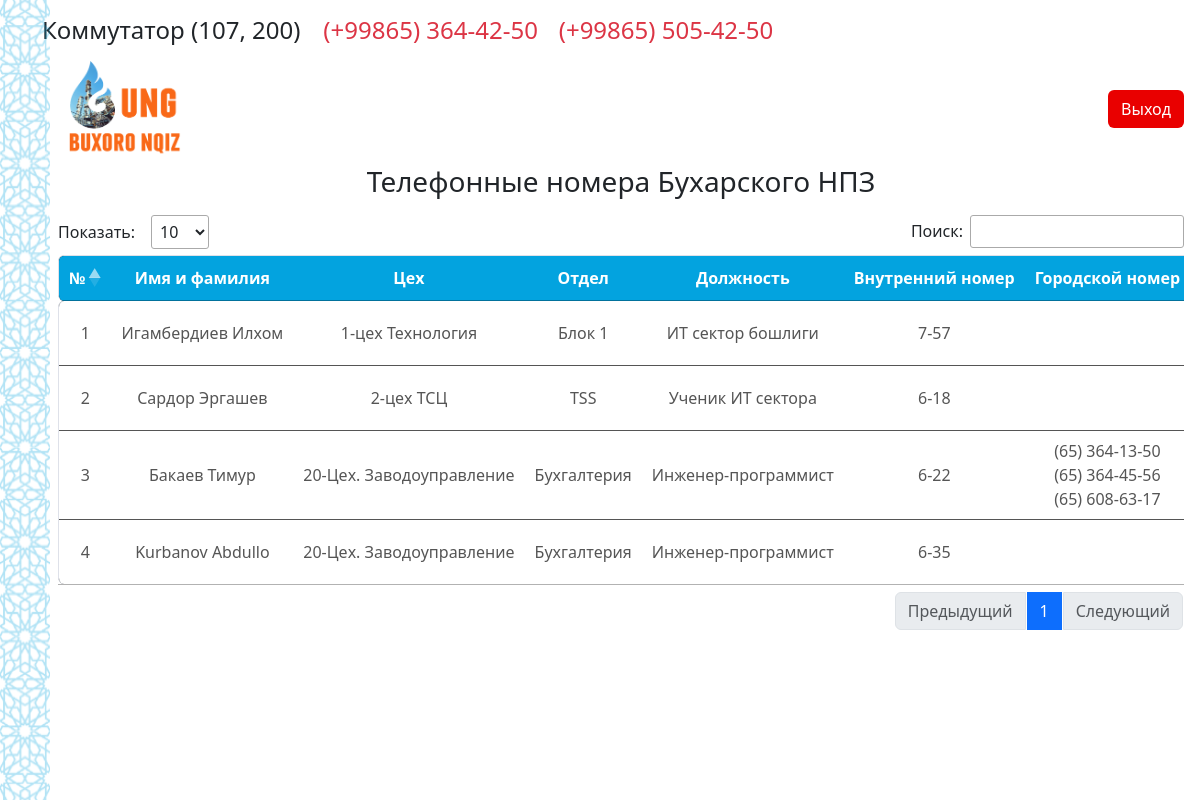
Screenshot of / (signed in) with the database file from the repository.
### main/models.py (models this page shows, shortened)
class Phone(models.Model):
    section = models.ForeignKey(Section, on_delete=models.CASCADE, verbose_name='Отдел')
    FIO = models.CharField(max_length=255, verbose_name='Имя и Фамилия')
    job_title = models.CharField(max_length=255, verbose_name='Должность')
    number_1 = models.CharField(max_length=255, verbose_name='Внутренний номер')
    is_active_vnut_number = models.BooleanField(default=True, verbose_name='Показать внутренний номер')
    number_21 = models.CharField(max_length=255, verbose_name='Городской номер 1', null=True, blank=True)
    number_22 = models.CharField(max_length=255, verbose_name='Городской номер 2', null=True, blank=True)
    number_23 = models.CharField(max_length=255, verbose_name='Городской номер 3', null=True, blank=True)
    is_active_gorod_number = models.BooleanField(default=True, verbose_name='Показать городской номер')
    number_31 = models.CharField(max_length=255, verbose_name='Сотовый номер 1', null=True, blank=True)
    number_32 = models.CharField(max_length=255, verbose_name='Сотовый номер 2', null=True, blank=True)
    number_33 = models.CharField(max_length=255, verbose_name='Сотовый номер 3', null=True, blank=True)
    home_vnut = models.CharField(max_length=255, verbose_name='Домашний внутренний номер', null=True, blank=True)
    home_41 = models.CharField(max_length=255, verbose_name='Домашний сотовый номер 1', null=True, blank=True)
    home_42 = models.CharField(max_length=255, verbose_name='Домашний сотовый номер 2', null=True, blank=True)
    home_43 = models.CharField(max_length=255, verbose_name='Домашний сотовый номер 3', null=True, blank=True)
    class Meta:
        verbose_name = 'Phone'
        verbose_name_plural = '3.Телефон номер'

class Section(models.Model):
    departament = models.ForeignKey(Departament, on_delete=models.CASCADE, verbose_name='Цех',
                                    related_name='departament')
    name = models.CharField(max_length=255, verbose_name='Название')
    nickname_1 = models.CharField(max_length=255, verbose_name='Nickname 1', null=True, blank=True)
    nickname_2 = models.CharField(max_length=255, verbose_name='Nickname 2', null=True, blank=True)
    class Meta:
        verbose_name = 'Отдел'
        verbose_name_plural = '2.Отдел'

class Departament(models.Model):
    number = models.IntegerField(default=1, verbose_name="Порядок")
    name = models.CharField(max_length=255, verbose_name='Название')
    nickname_1 = models.CharField(max_length=255, verbose_name='Nickname 1', null=True, blank=True)
    nickname_2 = models.CharField(max_length=255, verbose_name='Nickname 2', null=True, blank=True)
    nickname_3 = models.CharField(max_length=255, verbose_name='Nickname 3', null=True, blank=True)
    nickname_4 = models.CharField(max_length=255, verbose_name='Nickname 4', null=True, blank=True)
    nickname_5 = models.CharField(max_length=255, verbose_name='Nickname 5', null=True, blank=True)
    nickname_6 = models.CharField(max_length=255, verbose_name='Nickname 6', null=True, blank=True)
    nickname_7 = models.CharField(max_length=255, verbose_name='Nickname 7', null=True, blank=True)
    nickname_8 = models.CharField(max_length=255, verbose_name='Nickname 8', null=True, blank=True)
    nickname_9 = models.CharField(max_length=255, verbose_name='Nickname 9', null=True, blank=True)
    nickname_10 = models.CharField(max_length=255, verbose_name='Nickname 10', null=True, blank=True)
    def __str__(self):
        return self.name
    class Meta:
        verbose_name = 'Цех'
        verbose_name_plural = '1.Цех'

### main/views.py (the view)
# urls.py: path('', views.phones, name='home'),
def phones(request):
    phones_all = Phone.objects.select_related('section__departament').order_by('section__departament__number')
    phones = [(index + 1, phone) for index, phone in enumerate(phones_all)]
    print(request.user.username)
    return render(request, 'main/phones.html', {'phones': phones})

### main/templatetags/phone_filters.py (called while the page is built)
@register.filter
def clean_phone(value):
    if value:
        return re.sub(r'[^\d]', '', value)
    return value  # Agar qiymat bo'sh bo'lsa, uni qaytaradi

### main/templates/main/phones.html (shortened to what this page needs)
{% load static %}
<!DOCTYPE html>
<html lang="en">
<head>
    <link rel="stylesheet" href="{% static 'assets/fonts/remix/remixicon.css' %}">
    <link rel="stylesheet" href="{% static 'assets/css/main.min.css' %}">
    <link rel="stylesheet" href="https://cdn.datatables.net/1.13.6/css/jquery.dataTables.min.css">
    <link rel="stylesheet" href="{% static 'assets/vendor/overlay-scroll/OverlayScrollbars.min.css' %}">
    <link rel="stylesheet" href="{% static 'assets/vendor/daterange/daterange.css' %}">
    <link rel="stylesheet" href="{% static 'assets/vendor/datatables/dataTables.bs5.css' %}">
    <link rel="stylesheet" href="{% static 'assets/vendor/datatables/dataTables.bs5-custom.css' %}">
    <link rel="stylesheet" href="{% static 'assets/vendor/datatables/buttons/dataTables.bs5-custom.css' %}">
</head>
<body>
<img src="{% static 'brand.png' %}" alt=""
     style="position: fixed; top: 0; bottom: 0; min-height: 100%; max-width: 50px;">
<div class="row gx-1 " style="margin-left: 40px;">
    <div class="col-sm-12">
        <marquee>
            <p class="pt-3">
                <span class="h4 text-dark">Коммутатор (107, 200) </span>
                <span class="h4 text-white">&nbsp&nbsp</span>
                <span class="h4 text-danger">(+99865) 364-42-50</span>
                <span class="h4 text-white">&nbsp&nbsp</span>
                <span class="h4 text-danger">(+99865) 505-42-50</span>
                <span class="h4 text-white"> &nbsp&nbsp </span>
            </p>
        </marquee>
        <div class="m-3 ">
            <div class="d-flex align-items-center justify-content-between">
                <div class="row d-flex align-items-center justify-content-left">
                    <div class="col-3">
                        <a href={% url 'home' %}>
                            <img src="{% static 'logo.png' %}" class="w-100" alt="">
                    </div>
                </div>
                {% if request.user.is_authenticated %}
                    <a href="{% url 'sign_out' %}" class="btn ms-auto"
                       style="background-color: #e90000; color: white;">Выход</a>
                {% else %}
                    <a href="{% url 'sign_in' %}" class="btn ms-auto"
                       style="background-color: #03A3DF; color: white;">Войти</a>
                {% endif %}
            </div>
            <div>
                <h3 class="card-title text-center m-2">Телефонные номера Бухарского НПЗ</h3>
            </div>
            <div class="card-body pt-0">
                <div class="table-responsive mt-3">
                    <table id="scrollVertical" class="table text-bg-dark truncate m-0 align-middle">
                        <thead>
                        <tr>
                            <th class="text-center" style="background-color: #03A3DF; color: white;">№</th>
                            <th class="text-center" style="background-color: #03A3DF; color: white;">Имя и фамилия
                            </th>
                            <th class="text-center" style="background-color: #03A3DF; color: white;">Цех</th>
                            <th class="text-center" style="background-color: #03A3DF; color: white;">Отдел</th>
                            <th class="text-center" style="background-color: #03A3DF; color: white;">Должность</th>
                            <th class="text-center" style="background-color: #03A3DF; color: white;">Внутренний
                                номер
                            </th>
                            <th class="text-center" style="background-color: #03A3DF; color: white;">Городской номер
                            </th>
                        </tr>
                        </thead>
                        <tbody>
                            {% for id, i in phones %}
                                <tr>
                                    <td class="text-center">{{ id }}</td>
                                    <td class="text-center original-text-fio">{{ i.FIO|default_if_none:" " }}</td>
                                    <td class="text-center original-text-depart">{{ i.section.departament }}</td>
                                    <td class="text-center original-text-section">{{ i.section.name|default_if_none:" " }}
                                    </td>
                                    <td class="text-center original-text-jobs">{{ i.job_title|default_if_none:" " }}</td>
                                    <td class="text-center">
                                        {% if i.is_active_vnut_number %}
                                            {{ i.number_1 | default_if_none:" " }}
                                        {% endif %}
                                    </td>
                                    <td class="text-center">
                                        {% if i.is_active_gorod_number %}
                                            {{ i.number_21|default_if_none:" " }} <br>
                                            {{ i.number_22|default_if_none:" " }} <br>
                                            {{ i.number_23|default_if_none:" " }}
                                        {% endif %}
                                    </td>
                                        {% load phone_filters %}
                                        {% if i.number_21 %}
                                            {% load phone_filters %}
                                        {% endif %}
                                        {% if i.number_22 %}
                                            {% load phone_filters %}
                                        {% endif %}
                                        {% if i.number_23 %}
                                            {% load phone_filters %}
                                        {% endif %}
                                    {% if request.user.is_authenticated %}
                                            {% if i.number_31 %}
                                                {% load phone_filters %}
                                            {% endif %}
                                            {% if i.number_32 %}
                                                {% load phone_filters %}
                                            {% endif %}
                                            {% if i.number_33 %}
                                                {% load phone_filters %}
                                            {% endif %}
                                    {% endif %}
                                        {% if i.home_vnut %}
                                            {% load phone_filters %}
                                        {% endif %}
                                        {% if i.home_41 %}
                                            {% load phone_filters %}
                                        {% endif %}
                                        {% if i.home_42 %}
                                            {% load phone_filters %}
                                        {% endif %}
                                        {% if i.home_43 %}
                                            {% load phone_filters %}
                                        {% endif %}
                                </tr>
                            {% endfor %}
                        </tbody>
                    </table>
                </div>
                <link href="https://cdn.jsdelivr.net/npm/bootstrap@5.3.3/dist/css/bootstrap.min.css"
                      rel="stylesheet"
>
            </div>
        </div>
    </div>
</div>
</body>
</html>

### main/templates/main/phones.html (style rules this page uses)
#scrollVertical thead { background-color: #03A3DF !important; color: white; }
.table-responsive { overflow: hidden; }

### rows the page displays
Phone: id "1", FIO "Игамбердиев Илхом", section.departament "1-цех Технология", section.name "Блок 1", job_title "ИТ сектор бошлиги", number_1 "7-57"
Phone: id "2", FIO "Сардор Эргашев", section.departament "2-цех ТСЦ", section.name "TSS", job_title "Ученик ИТ сектора", number_1 "6-18"
Phone: id "3", FIO "Бакаев Тимур", section.departament "20-Цех. Заводоуправление", section.name "Бухгалтерия", job_title "Инженер-программист", number_1 "6-22", number_21 "(65) 364-13-50", number_22 "(65) 364-45-56", number_23 "(65) 608-63-17"
Phone: id "4", FIO "Kurbanov Abdullo", section.departament "20-Цех. Заводоуправление", section.name "Бухгалтерия", job_title "Инженер-программист", number_1 "6-35"
